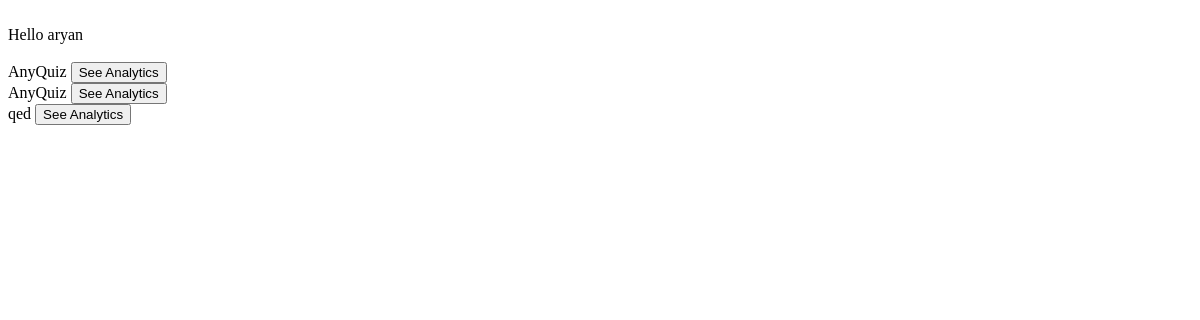
The app's page /completed/ (signed in), older data.
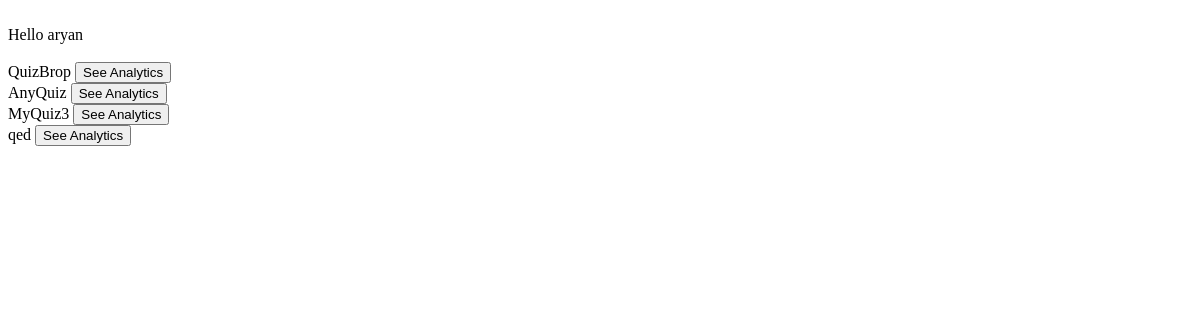
The same page, newer data.
### quizer/models.py (models this page shows)
class Quiz(models.Model):
    admin = models.ForeignKey(User, on_delete=models.CASCADE)
    quiz_name = models.CharField(max_length=50)  # Quiz Name
    start_time = models.DateTimeField()  # Quiz Start Time
    end_time = models.DateTimeField()  # Quiz End Time

### quizer/views.py (the view)
# urls.py: path('completed/',SeeCompletedQuiz,name='completed-quizes'),
@login_required(login_url='/accounts/login/')
def SeeCompletedQuiz(request):
    obj=Quiz.objects.filter(end_time__lt=timezone.now(),admin=request.user).order_by('-end_time')
    print(obj)
    return render(request,'completed_quiz.html',{"list":obj})
    pass

### quizer/templates/completed_quiz.html (shortened to what this page needs)
<html>
<head>
<head>
<body>
<br>
Hello {{request.user}}
<br>
<br>
{% for x in list %}
{{x.quiz_name}}
<button onclick="location.href='/analytics/{{x.id}}';">See Analytics</button>
<br>
{% endfor %}
<body>
<html>

Row changes from the older to the newer data that the page shows:
removed Quiz: quiz_name "AnyQuiz"
added Quiz: quiz_name "QuizBrop"
added Quiz: quiz_name "MyQuiz3"
